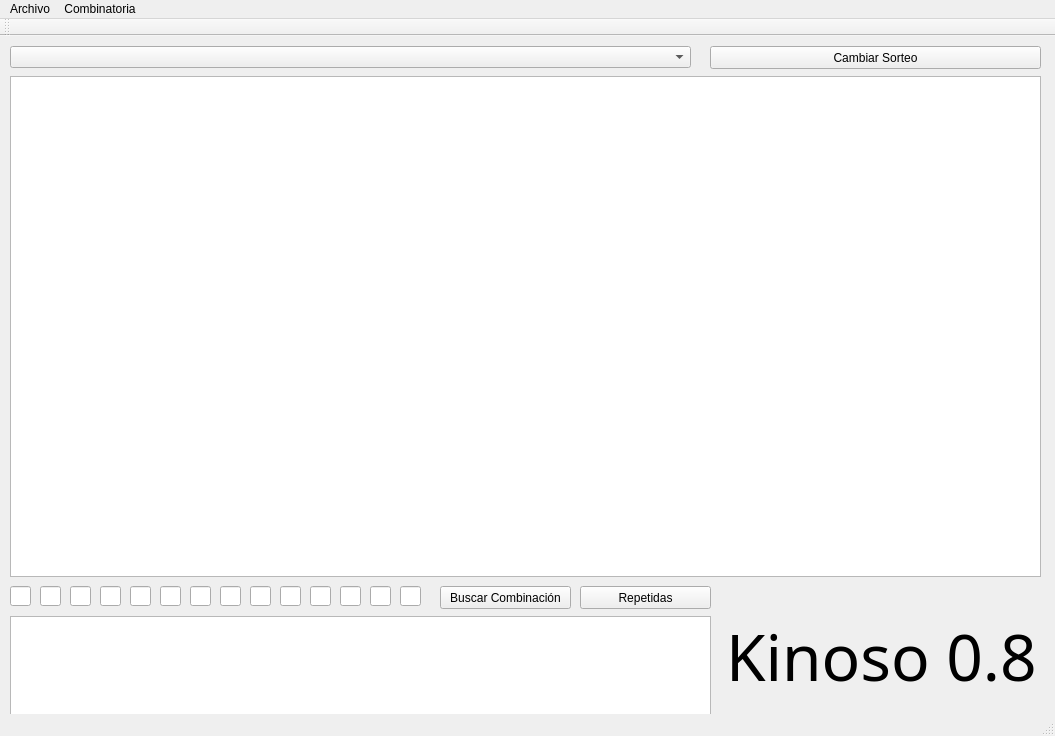
<?xml version="1.0" encoding="UTF-8"?>
<ui version="4.0">
 <class>ventana</class>
 <widget class="QMainWindow" name="ventana">
  <property name="geometry">
   <rect>
    <x>0</x>
    <y>0</y>
    <width>1055</width>
    <height>736</height>
   </rect>
  </property>
  <property name="windowTitle">
   <string>Kinoso v0.8</string>
  </property>
  <widget class="QWidget" name="centralWidget">
   <widget class="QTableView" name="tableView">
    <property name="geometry">
     <rect>
      <x>10</x>
      <y>40</y>
      <width>1031</width>
      <height>501</height>
     </rect>
    </property>
   </widget>
   <widget class="QComboBox" name="comboBox">
    <property name="geometry">
     <rect>
      <x>10</x>
      <y>10</y>
      <width>681</width>
      <height>22</height>
     </rect>
    </property>
   </widget>
   <widget class="QLineEdit" name="lE1">
    <property name="geometry">
     <rect>
      <x>10</x>
      <y>550</y>
      <width>21</width>
      <height>20</height>
     </rect>
    </property>
   </widget>
   <widget class="QLineEdit" name="lE2">
    <property name="geometry">
     <rect>
      <x>40</x>
      <y>550</y>
      <width>21</width>
      <height>20</height>
     </rect>
    </property>
   </widget>
   <widget class="QLineEdit" name="lE3">
    <property name="geometry">
     <rect>
      <x>70</x>
      <y>550</y>
      <width>21</width>
      <height>20</height>
     </rect>
    </property>
   </widget>
   <widget class="QLineEdit" name="lE4">
    <property name="geometry">
     <rect>
      <x>100</x>
      <y>550</y>
      <width>21</width>
      <height>20</height>
     </rect>
    </property>
   </widget>
   <widget class="QLineEdit" name="lE5">
    <property name="geometry">
     <rect>
      <x>130</x>
      <y>550</y>
      <width>21</width>
      <height>20</height>
     </rect>
    </property>
   </widget>
   <widget class="QLineEdit" name="lE6">
    <property name="geometry">
     <rect>
      <x>160</x>
      <y>550</y>
      <width>21</width>
      <height>20</height>
     </rect>
    </property>
   </widget>
   <widget class="QLineEdit" name="lE7">
    <property name="geometry">
     <rect>
      <x>190</x>
      <y>550</y>
      <width>21</width>
      <height>20</height>
     </rect>
    </property>
   </widget>
   <widget class="QLineEdit" name="lE8">
    <property name="geometry">
     <rect>
      <x>220</x>
      <y>550</y>
      <width>21</width>
      <height>20</height>
     </rect>
    </property>
   </widget>
   <widget class="QLineEdit" name="lE9">
    <property name="geometry">
     <rect>
      <x>250</x>
      <y>550</y>
      <width>21</width>
      <height>20</height>
     </rect>
    </property>
   </widget>
   <widget class="QLineEdit" name="lE10">
    <property name="geometry">
     <rect>
      <x>280</x>
      <y>550</y>
      <width>21</width>
      <height>20</height>
     </rect>
    </property>
   </widget>
   <widget class="QLineEdit" name="lE11">
    <property name="geometry">
     <rect>
      <x>310</x>
      <y>550</y>
      <width>21</width>
      <height>20</height>
     </rect>
    </property>
   </widget>
   <widget class="QLineEdit" name="lE12">
    <property name="geometry">
     <rect>
      <x>340</x>
      <y>550</y>
      <width>21</width>
      <height>20</height>
     </rect>
    </property>
   </widget>
   <widget class="QLineEdit" name="lE13">
    <property name="geometry">
     <rect>
      <x>370</x>
      <y>550</y>
      <width>21</width>
      <height>20</height>
     </rect>
    </property>
   </widget>
   <widget class="QLineEdit" name="lE14">
    <property name="geometry">
     <rect>
      <x>400</x>
      <y>550</y>
      <width>21</width>
      <height>20</height>
     </rect>
    </property>
   </widget>
   <widget class="QPushButton" name="pushButton">
    <property name="geometry">
     <rect>
      <x>440</x>
      <y>550</y>
      <width>131</width>
      <height>23</height>
     </rect>
    </property>
    <property name="text">
     <string>Buscar Combinación</string>
    </property>
   </widget>
   <widget class="QPushButton" name="pushButton_2">
    <property name="geometry">
     <rect>
      <x>580</x>
      <y>550</y>
      <width>131</width>
      <height>23</height>
     </rect>
    </property>
    <property name="autoFillBackground">
     <bool>false</bool>
    </property>
    <property name="text">
     <string>Repetidas</string>
    </property>
   </widget>
   <widget class="QTextEdit" name="textEdit">
    <property name="geometry">
     <rect>
      <x>10</x>
      <y>580</y>
      <width>701</width>
      <height>101</height>
     </rect>
    </property>
   </widget>
   <widget class="QPushButton" name="botonCambioSorteo">
    <property name="geometry">
     <rect>
      <x>710</x>
      <y>10</y>
      <width>331</width>
      <height>23</height>
     </rect>
    </property>
    <property name="text">
     <string>Cambiar Sorteo</string>
    </property>
   </widget>
   <widget class="QLabel" name="label">
    <property name="geometry">
     <rect>
      <x>726</x>
      <y>560</y>
      <width>311</width>
      <height>121</height>
     </rect>
    </property>
    <property name="font">
     <font>
      <family>Bauhaus 93</family>
      <pointsize>48</pointsize>
     </font>
    </property>
    <property name="text">
     <string>Kinoso 0.8</string>
    </property>
    <property name="textFormat">
     <enum>Qt::RichText</enum>
    </property>
   </widget>
  </widget>
  <widget class="QMenuBar" name="menuBar">
   <property name="geometry">
    <rect>
     <x>0</x>
     <y>0</y>
     <width>1055</width>
     <height>21</height>
    </rect>
   </property>
   <widget class="QMenu" name="menuArchivo">
    <property name="title">
     <string>Archivo</string>
    </property>
    <addaction name="actionIngresar_sorteo"/>
    <addaction name="separator"/>
    <addaction name="actionMostrar"/>
    <addaction name="actionModificar_sorteo"/>
    <addaction name="actionBorrar_sorteo"/>
    <addaction name="separator"/>
    <addaction name="actionSalir"/>
   </widget>
   <widget class="QMenu" name="menuCombinatoria">
    <property name="title">
     <string>Combinatoria</string>
    </property>
    <addaction name="actionCombinaciones"/>
    <addaction name="actionProbabilidades"/>
    <addaction name="actionMigrar_base_a_texto"/>
   </widget>
   <addaction name="menuArchivo"/>
   <addaction name="menuCombinatoria"/>
  </widget>
  <widget class="QToolBar" name="mainToolBar">
   <attribute name="toolBarArea">
    <enum>TopToolBarArea</enum>
   </attribute>
   <attribute name="toolBarBreak">
    <bool>false</bool>
   </attribute>
  </widget>
  <widget class="QStatusBar" name="statusBar"/>
  <action name="actionIngresar_sorteo">
   <property name="text">
    <string>Ingresar sorteo</string>
   </property>
  </action>
  <action name="actionModificar_sorteo">
   <property name="text">
    <string>Modificar sorteo</string>
   </property>
  </action>
  <action name="actionBorrar_sorteo">
   <property name="text">
    <string>Borrar sorteo</string>
   </property>
  </action>
  <action name="actionSalir">
   <property name="text">
    <string>Salir</string>
   </property>
  </action>
  <action name="actionMostrar">
   <property name="text">
    <string>Mostrar</string>
   </property>
  </action>
  <action name="actionCombinaciones">
   <property name="text">
    <string>Combinaciones</string>
   </property>
  </action>
  <action name="actionProbabilidades">
   <property name="text">
    <string>Probabilidades</string>
   </property>
  </action>
  <action name="actionMigrar_base_a_texto">
   <property name="text">
    <string>Migrar base a texto</string>
   </property>
  </action>
 </widget>
 <layoutdefault spacing="6" margin="11"/>
 <resources/>
 <connections/>
</ui>
